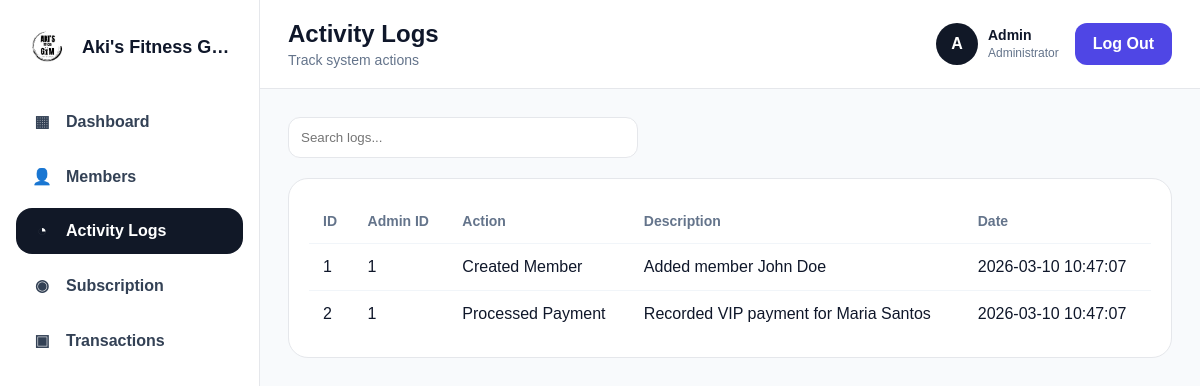
The app's page /pages/logs.php, older data.
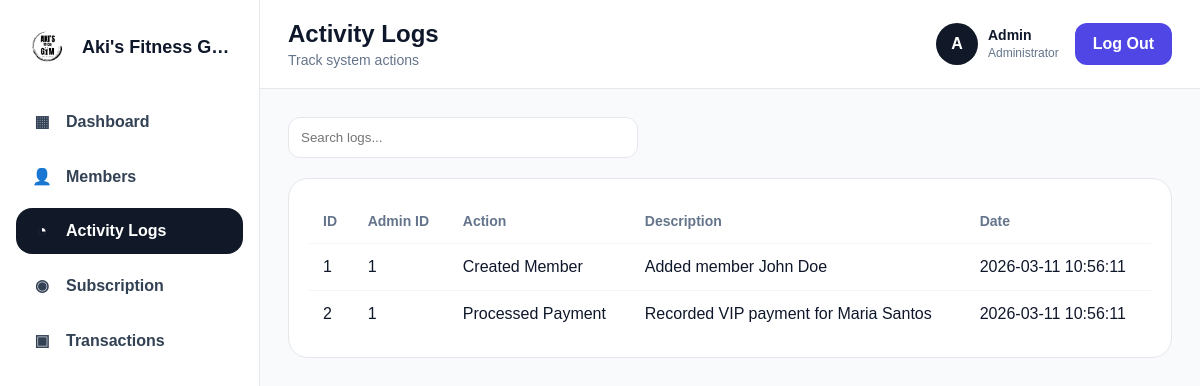
The same page, newer data.
### tables this page shows
CREATE TABLE `tbl_logs` (
  `log_id` int(11) NOT NULL,
  `admin_id` int(11) DEFAULT NULL,
  `action` varchar(255) NOT NULL,
  `description` text DEFAULT NULL,
  `ip_address` varchar(45) DEFAULT NULL,
  `created_at` timestamp NOT NULL DEFAULT current_timestamp()
);

### pages/logs.php (the view, shortened to what this page needs)
<?php
require_once("../includes/db.php");
$logs = mysqli_query($conn,"SELECT * FROM tbl_logs ORDER BY created_at DESC");
?>
<!DOCTYPE html>
<html lang="en">
<head>
<link rel="stylesheet" href="/akisgym/assets/css/style.css">
</head>
<body class="saas-body">
<div class="saas-layout">
<aside class="saas-sidebar">
<div class="saas-brand">
<div class="saas-brand-logo">
    <img src="../assets/logo/logo.png" alt="Gym Logo">
</div>
<div class="saas-brand-text">Aki's Fitness Gym</div>
</div>
<nav class="saas-menu">
<a href="dashboard.php" class="saas-link">
<span class="saas-link-icon">▦</span>
<span>Dashboard</span>
</a>
<a href="members.php" class="saas-link">
<span class="saas-link-icon">👤</span>
<span>Members</span>
</a>
<a href="logs.php" class="saas-link active">
<span class="saas-link-icon">◔</span>
<span>Activity Logs</span>
</a>
<a href="subscription.php" class="saas-link">
<span class="saas-link-icon">◉</span>
<span>Subscription</span>
</a>
<a href="transaction.php" class="saas-link">
<span class="saas-link-icon">▣</span>
<span>Transactions</span>
</a>
</nav>
</aside>
<div class="saas-main">
<header class="saas-topbar">
<div class="saas-topbar-left">
<div>
<h2>Activity Logs</h2>
<p>Track system actions</p>
</div>
</div>
<div class="saas-topbar-right">
<div class="saas-user">
<div class="saas-user-avatar">A</div>
<div>
<strong>Admin</strong>
<small>Administrator</small>
</div>
</div>
<a href="../auth/logout.php" class="saas-logout-btn">Log Out</a>
</div>
</header>
<main class="saas-content">
<div class="logs-search">
<input type="text" id="logSearch" placeholder="Search logs...">
</div>
<div class="logs-table">
<table id="logsTable">
<thead>
<tr>
<th>ID</th>
<th>Admin ID</th>
<th>Action</th>
<th>Description</th>
<th>Date</th>
</tr>
</thead>
<tbody>
<?php while($row = mysqli_fetch_assoc($logs)): ?>
<tr>
<td><?php echo $row['log_id']; ?></td>
<td><?php echo $row['admin_id']; ?></td>
<td><?php echo $row['action']; ?></td>
<td><?php echo $row['description']; ?></td>
<td><?php echo $row['created_at']; ?></td>
</tr>
<?php endwhile; ?>
</tbody>
</table>
</div>
</main>
</div>
</div>
</body>
</html>

Row changes from the older to the newer data that the page shows:
changed tbl_logs "Created Member": created_at "2026-03-10 10:47:07" → "2026-03-11 10:56:11"
changed tbl_logs "Processed Payment": created_at "2026-03-10 10:47:07" → "2026-03-11 10:56:11"
